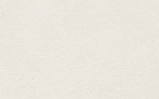
#> input picture .impeccable/build/crops/paper-texture.raw.png, 159 x 99 px
$ python render_plates.py
#> lines starting #> are read from the running program, lines starting #| are printed output that depends on the picture
from pathlib import Path

from PIL import Image


ROOT = Path(__file__).resolve().parents[2]
OUT = ROOT / "assets" / "plates"
OUT.mkdir(parents=True, exist_ok=True)


def cover_crop(image: Image.Image, aspect: float, *, y_bias: float = 0.5) -> Image.Image:
    width, height = image.size
    current = width / height
    if current > aspect:
        crop_width = round(height * aspect)
        left = (width - crop_width) // 2
        return image.crop((left, 0, left + crop_width, height))
    crop_height = round(width / aspect)
    top = round((height - crop_height) * y_bias)
    top = max(0, min(top, height - crop_height))
    return image.crop((0, top, width, top + crop_height))


def save_resized(source: Path, destination: Path, size: tuple[int, int], *, y_bias: float = 0.5) -> None:
    with Image.open(source) as image:
        working = cover_crop(image.convert("RGB"), size[0] / size[1], y_bias=y_bias)
        working.resize(size, Image.Resampling.LANCZOS).save(destination, "PNG", optimize=True)


def save_mirror_tiled(source: Path, destination: Path, size: tuple[int, int]) -> None:
#> called with size = (636, 396)
    with Image.open(source) as image:
#> image is the input picture: PIL image 159x99 RGBA; mean R, G, B, A 234.2, 230.7, 222.5, 255
        tile = image.convert("RGB")
        pair = Image.new("RGB", (tile.width * 2, tile.height * 2))
#> pair: PIL image 318x198 RGB; every value is 0
        pair.paste(tile, (0, 0))
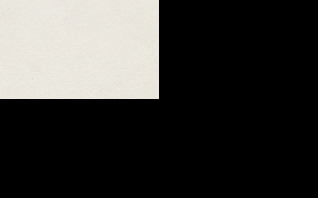
#> pair: PIL image 318x198 RGB; mean R, G, B 58.6, 57.7, 55.6
        pair.paste(tile.transpose(Image.Transpose.FLIP_LEFT_RIGHT), (tile.width, 0))
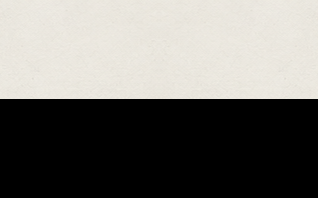
#> pair: PIL image 318x198 RGB; mean R, G, B 117.1, 115.3, 111.2
        pair.paste(tile.transpose(Image.Transpose.FLIP_TOP_BOTTOM), (0, tile.height))
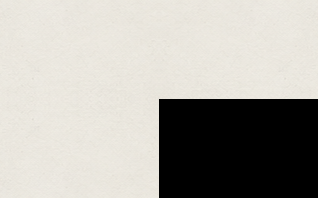
#> pair: PIL image 318x198 RGB; mean R, G, B 175.7, 173, 166.9
        pair.paste(tile.transpose(Image.Transpose.ROTATE_180), (tile.width, tile.height))
        canvas = Image.new("RGB", size)
#> canvas: PIL image 636x396 RGB; every value is 0
        for y in range(0, size[1], pair.height):
            for x in range(0, size[0], pair.width):
                canvas.paste(pair, (x, y))
        canvas.save(destination, "PNG", optimize=True)


# Clean raw comp paper patch, mirrored into a seamless production tile.
save_mirror_tiled(
    ROOT / ".impeccable" / "build" / "crops" / "paper-texture.raw.png",
    OUT / "paper-texture.png",
    (636, 396),
)

# Generic conceptual automotive visual regenerated from the approved comp crop.
save_resized(
    Path(r"C:\Users\jose.avancini\.codex\generated_images\01a0da76-9238-79f0-9859-f2b44a2a00ba\exec-95b06e52-084e-45a9-89c4-cea553dba4c0.png"),
    OUT / "project-photo.png",
    (1520, 1268),
)
#> (the run stopped early here; a loop or call above may not have finished)

$ run again, with .impeccable/build/crops/next-project-plate-regenerate.png copied over .impeccable/build/crops/paper-texture.raw.png
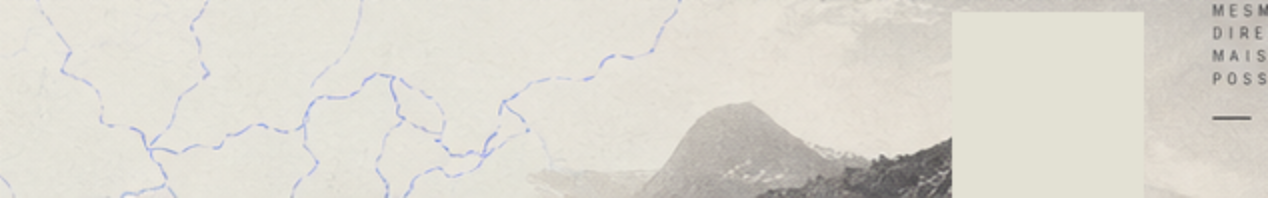
#> input picture .impeccable/build/crops/next-project-plate-regenerate.png, 1268 x 198 px
#> in save_mirror_tiled, image is the input picture: PIL image 1268x198 RGBA; mean R, G, B, A 220.5, 217.3, 208.5, 255
#> in save_mirror_tiled, `pair.paste(tile.transpose(Image.Transpose.ROTATE_180), (tile.width, ti..`:
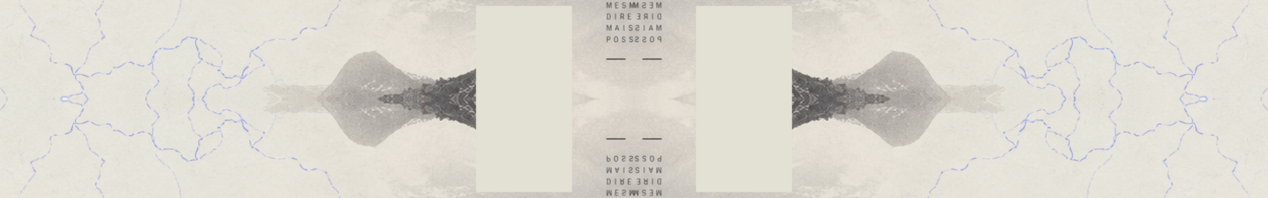
#> pair: PIL image 2536x396 RGB (shown at 1/2 size); mean R, G, B 220.5, 217.3, 208.5
#> after the loop in save_mirror_tiled, `for y in range(0, size[1], pair.height):`:
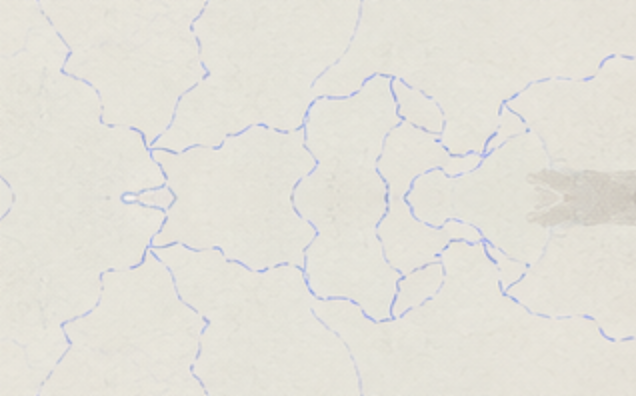
#> canvas: PIL image 636x396 RGB; mean R, G, B 227.5, 225.2, 217.3
